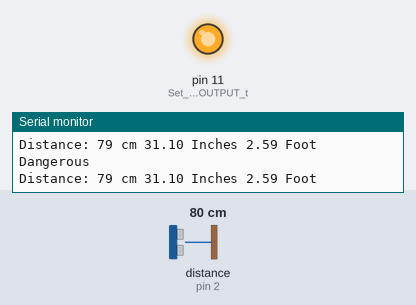
A sketch run on a simulated Arduino Uno, built with avr-gcc and run on an emulated ATmega328P. Shown: output pins drawn as LEDs (lit = HIGH), the last lines printed to the serial monitor. Wiring (inferred from the names in the program): ultrasonic range finder: trigger pin 3; echo pin 2. Dashed ring = blinking. The inputs (shaded band) are chosen by the test bench; at power-on: distance to the obstacle (sensor on pin 2) 80 cm. The echo pulse lasts 58.3 µs per cm; pins used as bus, display or sensor lines are not drawn.

Above: at 1.7 s.
1.8 s: distance to the obstacle (sensor on pin 2) set to 149 cm
4.8 s: distance to the obstacle (sensor on pin 2) set to 156 cm
At 5.9 s:
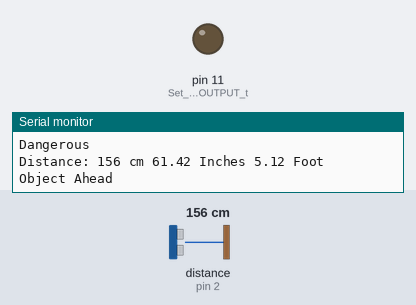
7.8 s: distance to the obstacle (sensor on pin 2) set to 2 cm
At 9.3 s:
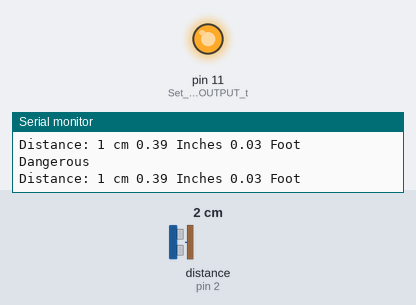
9.6 s: distance to the obstacle (sensor on pin 2) set to 250 cm
At 11.1 s:
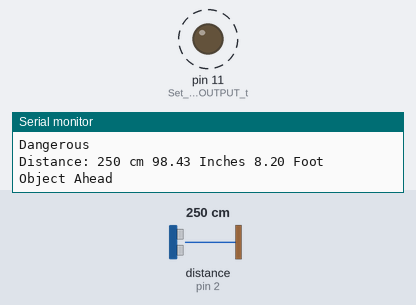
Timing chart, 0 to 13.6 s (numbered marks = the images above; inputs shaded):
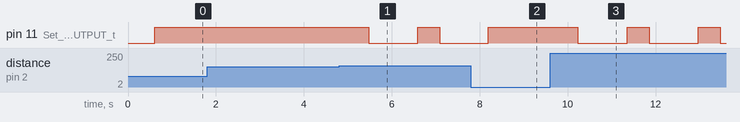

Measured:
- the behaviour switches between 152 and 153 cm on distance to the obstacle (sensor on pin 2) (found by bisection; images 0 and 1)
- after the input at 4.8 s, pin 11 (Set_pin_11_as_an_OUTPUT_t): HIGH → LOW after 0.68 s, → HIGH 1.1 s later, → LOW 0.50 s later
- after the input at 7.8 s, pin 11 (Set_pin_11_as_an_OUTPUT_t): goes on until 8.2 s, then stays HIGH
- after the input at 9.6 s, pin 11 (Set_pin_11_as_an_OUTPUT_t): alternates HIGH for 0.50 s and LOW for 1.1 s, starting after 0.63 s

The sketch:

Blind_Person_Indication.ino
```cpp
// Define the echo and trig pins for HC-SR04 ultrasonic sensor
#define echoPin 2   // Connect to Echo pin of HC-SR04
#define trigPin 3   // Connect to Trig pin of HC-SR04

// Variables to store time and distance measurements
long duration;
int distance;

void setup()
{
  // Set the trigPin as an OUTPUT and echoPin as an INPUT
  pinMode(trigPin, OUTPUT);
  pinMode(echoPin, INPUT);
  pinMode(11, OUTPUT); // Set pin 11 as an OUTPUT to control an LED

  // Initialize serial communication with a baud rate of 9600
  Serial.begin(9600);

  // Print a message to the serial monitor
  Serial.println("Distance measurement using Arduino Uno.");
  delay(500);
}

void loop()
{
  // Turn off the trigger pin
  digitalWrite(trigPin, LOW);
  delayMicroseconds(2);

  // Turn on the trigger to generate an ultrasonic pulse
  digitalWrite(trigPin, HIGH);
  delayMicroseconds(10);

  // Turn off the trigger to stop the pulse
  digitalWrite(trigPin, LOW);

  // Measure the time it takes for the pulse to return
  duration = pulseIn(echoPin, HIGH);

  // Calculate the distance in centimeters using the speed of sound (approx. 0.0344 cm/us)
  distance = duration * 0.0344 / 2;

  // Convert distance to inches and feet
  float inch = distance / 2.54;
  float ft = inch / 12;

  // Print distance measurements to the serial monitor
  Serial.print("Distance: ");
  Serial.print(distance);
  Serial.print(" cm ");
  Serial.print(inch);
  Serial.print(" Inches ");
  Serial.print(ft);
  Serial.println(" Foot");
  delay(100);

  // Check the distance and take appropriate action
  if ((ft > 5) && (ft <= 10)) {
    Serial.println("Object Ahead");
    digitalWrite(11, HIGH); // Turn on an LED on pin 11
    delay(500);
    digitalWrite(11, LOW); // Turn off the LED
    delay(1000);
  } else if (ft <= 5) {
    Serial.println("Dangerous");
    digitalWrite(11, HIGH); // Turn on an LED on pin 11
  } else {
    Serial.println("Safe");
    digitalWrite(11, LOW); // Turn off the LED
  }
}
```
